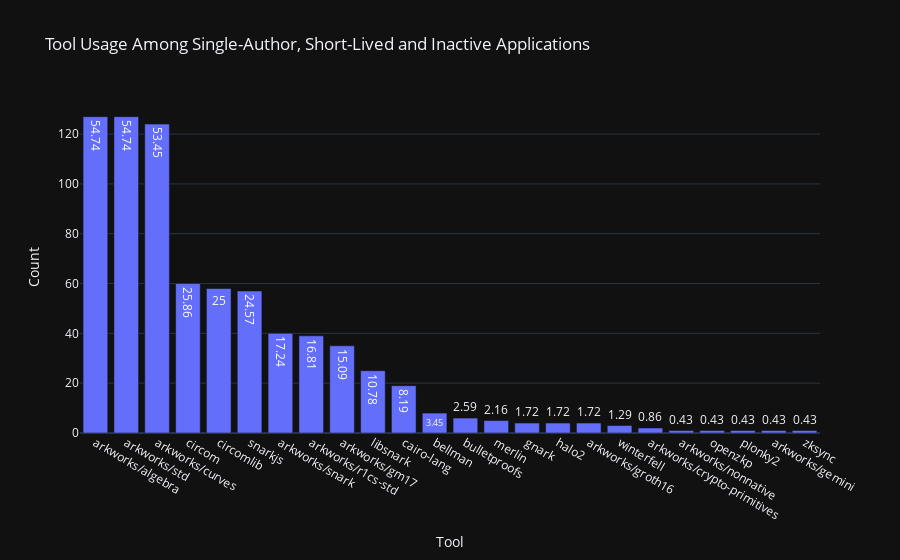

Write notebook code for a chart like this one.
### Markdown cell above
#### Tool Usage Among Single-Author, Short-Lived and Inactive Applications

### Code cell
single_apps = combined[combined['AuthorCount'] == 1]
single_apps = single_apps[single_apps['Age'] < 366]
single_apps = single_apps[single_apps['Active'] == 0] # TODO: decide about this metric 

single_apps = single_apps.explode('Tool')
single_apps['Tool'] = single_apps['Tool'].str.replace('‘', '')

single_tools = single_apps.groupby('Tool')['UniqueID'].count().reset_index()
single_tools.rename(columns={'UniqueID': 'Count'}, inplace=True)

single_tools['Percentage'] = np.round(((single_tools['Count'] / single_apps['UniqueID'].nunique()) * 100), 2) 

single_tools[['Tool', 'Percentage']].sort_values('Percentage', ascending=False)
fig = px.bar(single_tools.sort_values('Count', ascending=False),  
            x='Tool', 
            y='Count',
            title='Tool Usage Among Single-Author, Short-Lived and Inactive Applications',
            template='plotly_dark', 
            text='Percentage'
            )

fig.show()

### Figure 1 — Plotly figure (JSON) as saved in the notebook; plotly's stock layout.template omitted (floating-point values rounded to 4 significant figures)
{"data": [{"alignmentgroup": "True", "hovertemplate": "Tool=%{x}<br>Count=%{y}<br>Percentage=%{text}<extra></extra>", "legendgroup": "", "marker": {"color": "#636efa", "pattern": {"shape": ""}}, "name": "", "offsetgroup": "", "orientation": "v", "showlegend": false, "text": [54.74, 54.74, 53.45, 25.86, 25, 24.57, 17.24, 16.81, 15.09, 10.78, 8.19, 3.45, 2.59, 2.16, 1.72, 1.72, 1.72, 1.29, 0.86, 0.43, 0.43, 0.43, 0.43, 0.43], "textposition": "auto", "type": "bar", "x": ["arkworks/algebra", "arkworks/std", "arkworks/curves", "circom", "circomlib", "snarkjs", "arkworks/snark", "arkworks/r1cs-std", "arkworks/gm17", "libsnark", "cairo-lang", "bellman", "bulletproofs", "merlin", "gnark", "halo2", "arkworks/groth16", "winterfell", "arkworks/crypto-primitives", "arkworks/nonnative", "openzkp", "plonky2", "arkworks/gemini", "zksync"], "xaxis": "x", "y": [127, 127, 124, 60, 58, 57, 40, 39, 35, 25, 19, 8, 6, 5, 4, 4, 4, 3, 2, 1, 1, 1, 1, 1], "yaxis": "y"}], "layout": {"barmode": "relative", "legend": {"tracegroupgap": 0}, "title": {"text": "Tool Usage Among Single-Author, Short-Lived and Inactive Applications"}, "xaxis": {"anchor": "y", "domain": [0, 1], "title": {"text": "Tool"}}, "yaxis": {"anchor": "x", "domain": [0, 1], "title": {"text": "Count"}}}}
